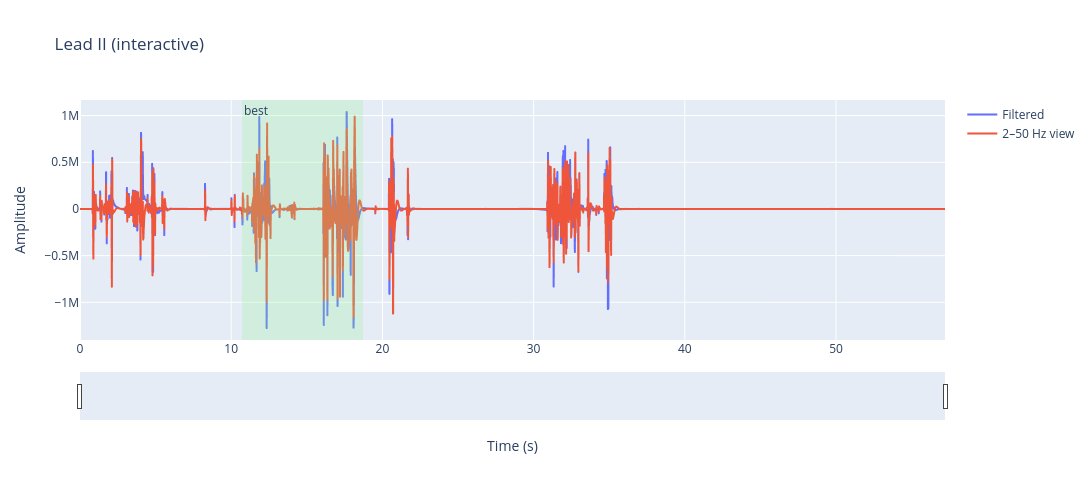

Notebook code cell kept with this figure:
### Code cell
# Section 7b: Interactive Plotly viewer (single lead)
try:
    import plotly.graph_objects as go
    def plotly_lead(raw_sig: np.ndarray, filt_sig: np.ndarray, fs: float, lead_idx: int = 1, show_best_window: bool = True):
        n = len(filt_sig)
        t = np.arange(n) / fs
        # display bandpass for clarity
        lo_w = getattr(cfg, 'display_band_lo', 5.0)/(fs/2); hi_w = getattr(cfg, 'display_band_hi', 20.0)/(fs/2)
        bp = butter(2, [lo_w, hi_w], btype='bandpass', output='sos')
        disp = sosfilt(bp, filt_sig[:, lead_idx])

        fig = go.Figure()
        # Optional downsampling for rendering performance
        step = compute_decimation(fs, getattr(cfg, 'display_target_fs', 120.0))
        fig.add_trace(go.Scattergl(x=t[::step], y=filt_sig[::step, lead_idx], name='Filtered', mode='lines'))
        fig.add_trace(go.Scattergl(x=t[::step], y=disp[::step], name=f'{cfg.display_band_lo:.0f}–{cfg.display_band_hi:.0f} Hz view', mode='lines'))

        # Optional best-window markers
        if show_best_window and getattr(cfg, 'auto_best_window', True):
            s, e = find_best_window(filt_sig, fs, dur=getattr(cfg, 'default_view_dur', 8.0), lo=getattr(cfg, 'display_band_lo', 5.0), hi=getattr(cfg, 'display_band_hi', 20.0))
            fig.add_vrect(x0=s, x1=e, fillcolor="LightGreen", opacity=0.25, line_width=0, annotation_text="best", annotation_position="top left")

        fig.update_layout(title=f'Lead {LEADS[lead_idx]} (interactive)', xaxis_title='Time (s)', yaxis_title='Amplitude',
                          xaxis=dict(rangeslider=dict(visible=True)), hovermode='x unified', width=1200, height=500)
        fig.show()

    if filt is not None:
        plotly_lead(raw, filt, cfg.fs, 1)
except Exception as e:
    print('Plotly not available or failed to render:', e)

### Figure 1 — Plotly figure (JSON) as saved in the notebook; plotly's stock layout.template omitted (floating-point values rounded to 4 significant figures; data arrays with more than 128 entries replaced by an {"elided": "..."} marker saying what was removed)
{"data": [{"mode": "lines", "name": "Filtered", "type": "scattergl", "x": {"elided": "7638 float values"}, "y": {"elided": "7638 float values"}}, {"mode": "lines", "name": "2–50 Hz view", "type": "scattergl", "x": {"elided": "7638 float values"}, "y": {"elided": "7638 float values"}}], "layout": {"annotations": [{"showarrow": false, "text": "best", "x": 10.71, "xanchor": "left", "xref": "x", "y": 1, "yanchor": "top", "yref": "y domain"}], "height": 500, "hovermode": "x unified", "shapes": [{"fillcolor": "LightGreen", "line": {"width": 0}, "opacity": 0.25, "type": "rect", "x0": 10.71, "x1": 18.71, "xref": "x", "y0": 0, "y1": 1, "yref": "y domain"}], "title": {"text": "Lead II (interactive)"}, "width": 1200, "xaxis": {"rangeslider": {"visible": true}, "title": {"text": "Time (s)"}}, "yaxis": {"title": {"text": "Amplitude"}}}}
